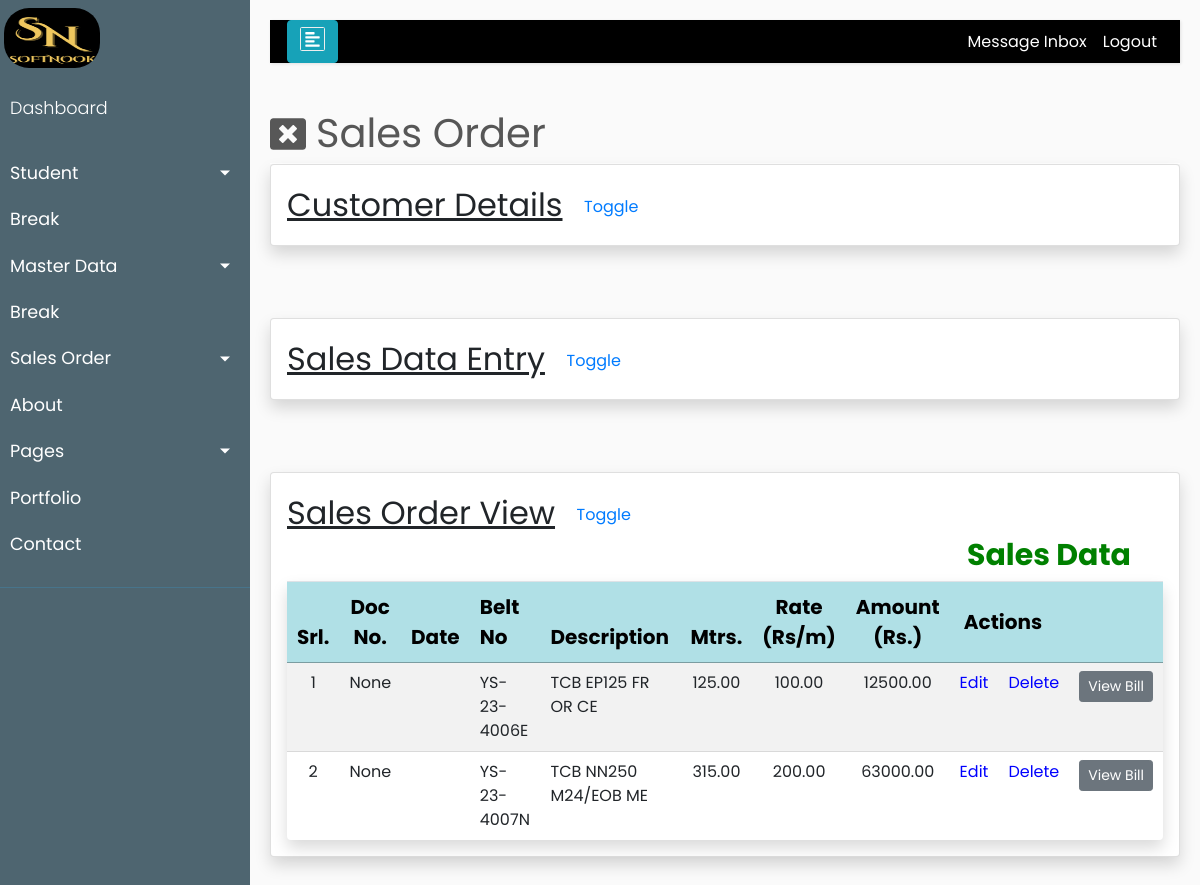
The app's page /product/sales/new/1, older data.
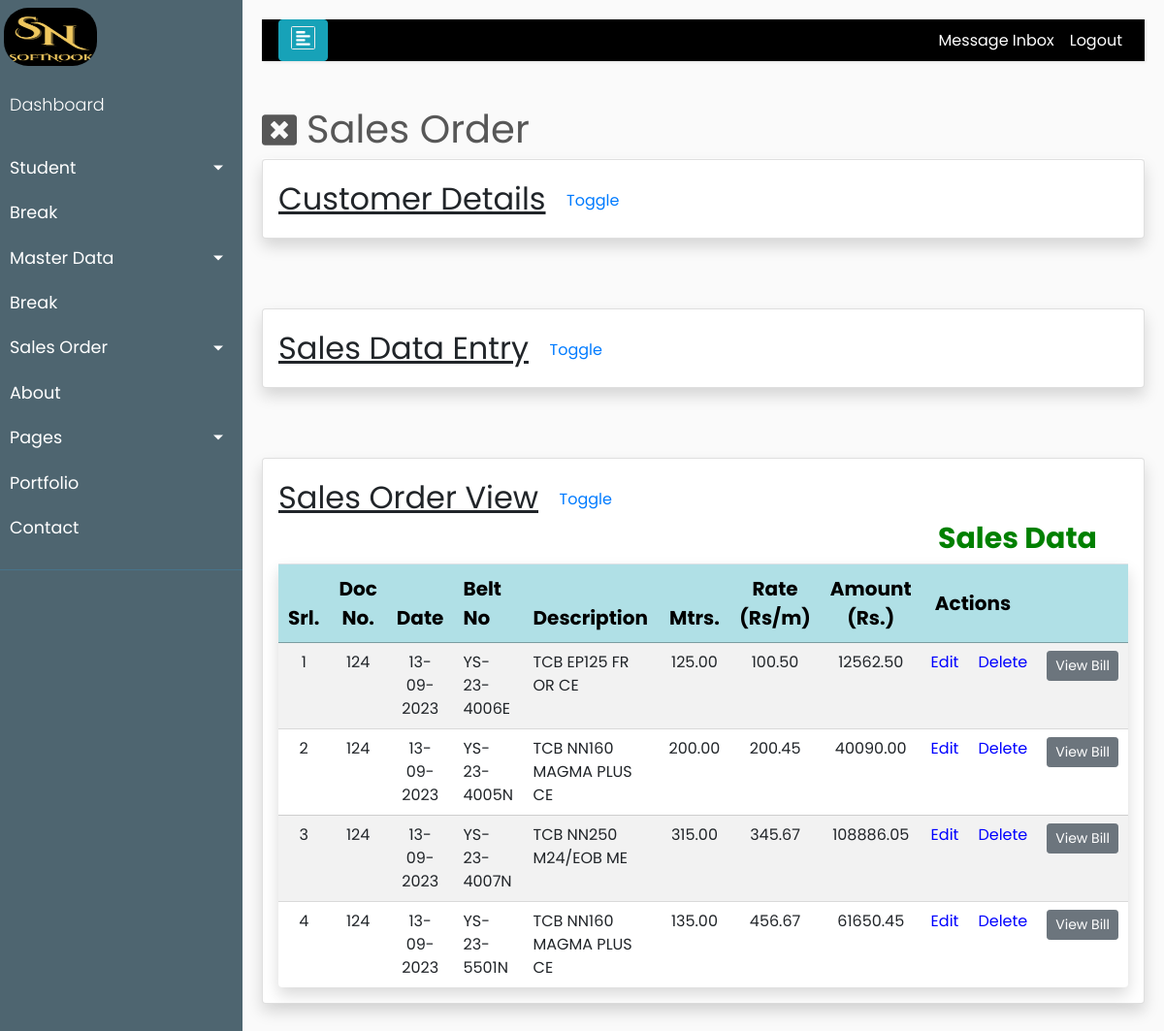
The same page, newer data.
### product/models.py (models this page shows, shortened)
class SalesItem(models.Model):
    doc_no              = models.CharField(verbose_name='Docu No.', max_length=50, null=True, blank=True)
    doc_dt              = models.DateField(verbose_name='Dt.', null=True, blank=True)
    stock               = models.ForeignKey(Stock, on_delete = models.CASCADE, related_name='salesitem')
    belt_no             = models.CharField(verbose_name='Belt No', max_length=20, unique=True, null=True, blank=True)
    prod_des            = models.CharField(verbose_name='Item Description', max_length=250, null=True, blank=True)
    item_text_content   = models.CharField(verbose_name='Item Des', max_length=250)
    item_qty_content    = models.CharField(verbose_name='Item Qnty', max_length=250)
    quantity            = models.DecimalField(verbose_name='Quantity(m)',validators=[MinValueValidator(10), MaxValueValidator(450.00)],max_digits=6, decimal_places=2,null=True,blank=True)
    perprice            = models.DecimalField(verbose_name='Rate (Rs./m)',max_digits=6, decimal_places=2,validators=[MinValueValidator(0.01)],null=True,blank=True)
    totalprice          = models.DecimalField(verbose_name='Total(Rs./m)',max_digits=10, decimal_places=2,null=True,blank=True)
    created_date        = models.DateTimeField(auto_now_add=True)
    modified_date       = models.DateTimeField(auto_now=True)
    cust_id             = models.PositiveIntegerField()

### product/views.py (the view, shortened to what this page needs)
# urls.py: path('sales/new/<pk>', SalesCreateView.as_view(), name='new-sales'),
class SalesCreateView(View):
    template_name = 'product/new_sales.html'
    def get(self, request, pk):
        formset = SalesItemFormset(request.GET or None, prefix='sales_item')  # renders an empty formset
        customerobj = get_object_or_404(Customer, pk=pk)
        qs = SalesItem.objects.filter(cust_id=customerobj.id)
        context = {
            'formset': formset,
            'customer': customerobj,
            "queryset": qs,
        }
        return render(request, self.template_name, context)

### product/models.py (called while the page is built)
    def __str__(self):
	    return self.belt_no

### product/templates/product/new_sales.html (shortened to what this page needs)
{% extends "base.html" %}
{% load static %}
{% load custom_filters %}
{% block content %}
<head>
</head>
    <div style="color:#575757; font-style: bold; font-size: 2.5rem; border-bottom: 1px solid white;">Sales Order
		<a href="{% url 'product:select-customer' %}" class="previous" style="text-decoration:none;float:left;margin-right:10px;"><i class="fa fa-window-close" style="font-size:36px"></i></a>
	</div>
		<div class="card shadow p-3 mb-5 bg-white rounded" style="width:100%;">
        <div class="panel panel-default">
			 <div class="panel-heading panel-heading-text" style="font-size: 2rem;">
				<u>Customer Details</u>
				<button class="btn btn-link pull-right" id="togglePanel">Toggle</button>
			 </div>
		</div>
		</div>
        <br>
		<div class="card shadow p-3 mb-5 bg-white rounded" style="width:100%;">
			<div class="panel panel-default">
				<div class="panel-heading panel-heading-text" style="font-size: 2rem;">
					<u>Sales Data Entry</u>
					<button class="btn btn-link pull-right" id="togglePanel2">Toggle</button>
				</div>
		</div>
	</div>
		<br>
		<div class="card shadow p-3 mb-5 bg-white rounded" style="width:100%;">
		  <div class="panel panel-default">
			  <div class="panel-heading panel-heading-text" style="font-size: 2rem;">
				<u>Sales Order View</u>
					<button class="btn btn-link pull-right" id="togglePanel1">Toggle</button>
			  </div>
			<div class="panel-body3" >
					<table id="product" class = "table sts table-striped rounded shadow display " style="width:100%;">
							<h2 style="color:green;font-weight:bolder;font-size:30px;margin-left:680px;">Sales Data</h2>
							<thead class="sticky">
								<tr style="background-color:powderblue;" >
									<th style="text-align: center;color:black;width:2%;">Srl.</th>
									<th style="text-align: center;color:black;width:5%;">Doc No.</th>
									<th style="text-center: center;color:black;width:10%;">Date</th>
									<th style="text-align: left;color:black;width:20%;">Belt No</th>
									<th style="text-align: left;color:black;width:47%;">Description</th>
									<th style="text-align: center;color:black;width:5%;">Mtrs.</th>
									<th style="text-align: center;color:black;width:5%;">Rate<br>(Rs/m)</th>
									<th style="text-align: center;color:black;width:6%;">Amount<br>(Rs.)</th>
									<th  colspan="3" class="align-middle" style="color:black; width:10%">&nbspActions</th>
								</tr>
							</thead>
							<tbody>
							{% for item in queryset %}
								<tr>
									<td style="text-align: center;">{{ forloop.counter }}</td>
									<td style="text-align: center;">{{ item.doc_no }}</td>
									<td style="text-align: center;">{{ item.doc_dt|date:"d-m-Y" }}</td>
									<td style="text-align: left;">{{ item.belt_no }}</td>
									<td style="text-align: left;">{{ item.prod_des }}</td>
									<td class="align-right">{{ item.quantity }}</td>
									<td class="align-right">{{ item.perprice }}</td>
									<td class="align-right">{{ item.totalprice }}</td>
									<td><a style="text-align: right;color:blue;" href="{% url 'product:edit_sales_item' doc_no=item.doc_no %}">Edit</a></td>
									<td><a style="text-align: right;color:blue;" href="{% url 'product:delete-sales-item' pk=item.id %}">Delete</a></td>
									<td class="align-right"><a href="#" class="btn btn-secondary btn-sm">View Bill</a></td>
								</tr>
							{% endfor %}
							</tbody>
					</table>
			</div>
		  </div>
		</div>
{% endblock content %}

Row changes from the older to the newer data that the page shows:
removed SalesItem: doc_no "None", belt_no "YS-23-4006E", prod_des "TCB EP125 FR OR CE", quantity "125.00", perprice "100.00", totalprice "12500.00"
removed SalesItem: doc_no "None", belt_no "YS-23-4007N", prod_des "TCB NN250 M24/EOB ME", quantity "315.00", perprice "200.00", totalprice "63000.00"
added SalesItem: doc_no "124", doc_dt "13-09-2023", belt_no "YS-23-4006E", prod_des "TCB EP125 FR OR CE", quantity "125.00", perprice "100.50", totalprice "12562.50"
added SalesItem: doc_no "124", doc_dt "13-09-2023", belt_no "YS-23-4005N", prod_des "TCB NN160 MAGMA PLUS CE", quantity "200.00", perprice "200.45", totalprice "40090.00"
added SalesItem: doc_no "124", doc_dt "13-09-2023", belt_no "YS-23-4007N", prod_des "TCB NN250 M24/EOB ME", quantity "315.00", perprice "345.67", totalprice "108886.05"
added SalesItem: doc_no "124", doc_dt "13-09-2023", belt_no "YS-23-5501N", prod_des "TCB NN160 MAGMA PLUS CE", quantity "135.00", perprice "456.67", totalprice "61650.45"
